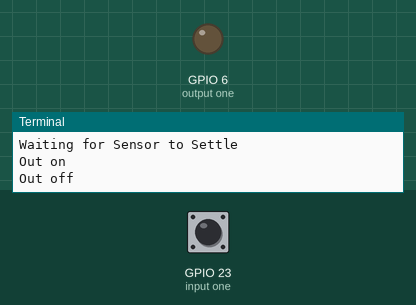
Bench run of a program on a simulated Raspberry Pi (BCM pin numbers) with an Explorer HAT. On the bench: output pins drawn as LEDs (lit = HIGH), the last lines printed to the terminal. The inputs (shaded band) are chosen by the test bench; at power-on: GPIO 23 (input one) LOW. The clock reads 2024-03-15 10:24:30 at power-on unless the program sets it.

Above: at 3.2 s.
3.3 s: GPIO 23 (input one) pulled HIGH for 0.15 s
At 5.3 s:
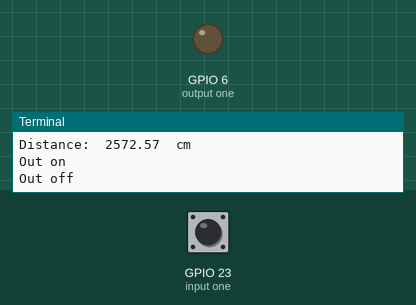
5.9 s: GPIO 23 (input one) pulled HIGH for 1 s
At 8.5 s:
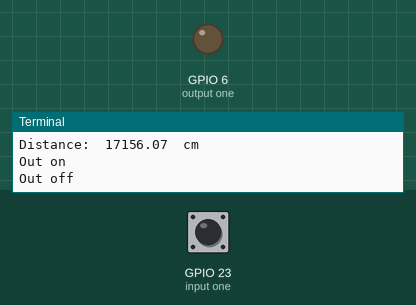
9.4 s: GPIO 23 (input one) pulled HIGH for 3.2 s
At 14.1 s:
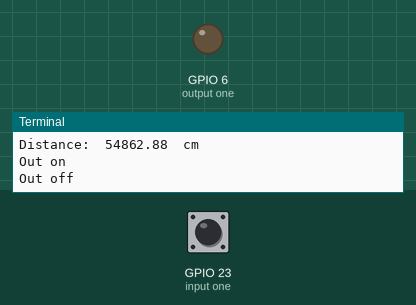
Timing chart, 0 to 15.6 s (numbered marks = the images above; inputs shaded):
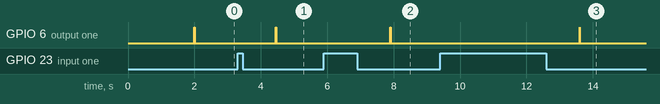

The program:

range_finder.py
```python
import explorerhat as eh
import time

print("Distance Measurement in Progress")

eh.output.one.off()
print("Waiting for Sensor to Settle")
time.sleep(2)

def measure():
    eh.output.one.on()
    print("Out on")
    time.sleep(0.01)
    eh.output.one.off()
    print("Out off")

    while eh.input.one.read()==0:
        pulse_start = time.time()
    while eh.input.one.read()==1:
        pulse_end = time.time()

    pulse_duration = pulse_end - pulse_start
    print(pulse_duration)

    distance = pulse_duration*17150
    distance = round(distance,2)

    print"Distance: ",distance," cm"

while True:
    measure()
    time.sleep(1)
```

Measured:
- after the input at 3.3 s, GPIO 6 (output one): LOW → HIGH after 1.2 s, → LOW 0.01 s later
- after the input at 5.9 s, GPIO 6 (output one): LOW → HIGH after 2.0 s, → LOW 0.01 s later
- after the input at 9.4 s, GPIO 6 (output one): LOW → HIGH after 4.2 s, → LOW 0.01 s later
